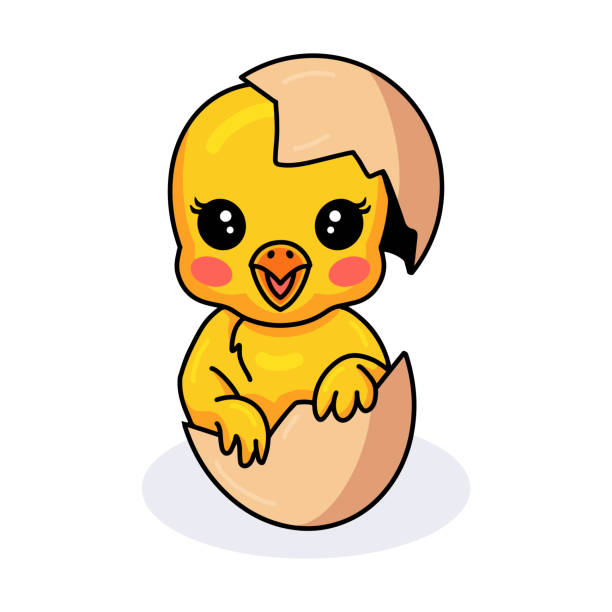
#> input picture inclass/week_two/classwork1/12.jpg, 612 x 612 px, found by its file name
$ python try1.py
#> lines starting #> are read from the running program, lines starting #| are printed output that depends on the picture
import cv2
import numpy as np

# Load the image
image = cv2.imread(r'C:\teacher\inclass\week_two\classwork1\12.jpg', 0)
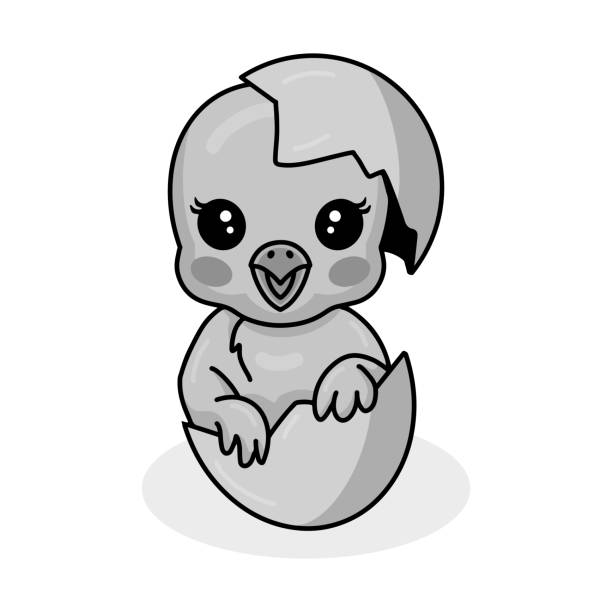
#> image: shape (612, 612); min 0, max 255, mean 228.1


block_size = 30


for y in range(0, image.shape[0], block_size):
    for x in range(0, image.shape[1], block_size):
        # Get the current block
        block = image[y:y+block_size, x:x+block_size]

        transformed_block = cv2.equalizeHist(block)

        image[y:y+block_size, x:x+block_size] = transformed_block
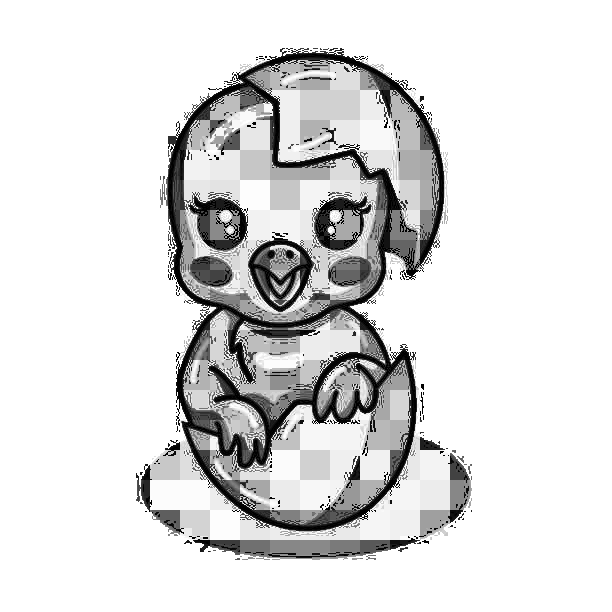
#> image: shape (612, 612); min 0, max 255, mean 221.6

cv2.imshow('Result', image)
cv2.waitKey(0)
cv2.destroyAllWindows()
